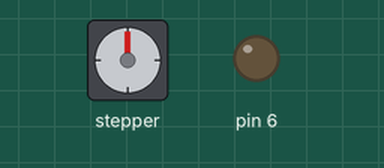
The sketch below on a simulated Arduino Mega 2560, built with avr-gcc and run on an emulated ATmega2560. On the bench: stepper motor, output pins drawn as LEDs (lit = HIGH). Wiring (inferred from the names in the program): stepper motor (2048 steps per turn assumed): coils pin 2, pin 4, pin 3, pin 5. Pins used as bus, display or sensor lines are not drawn.

Above: at 0.05 s.
Timing chart, 0 to 3.0 s (numbered marks = the images above):
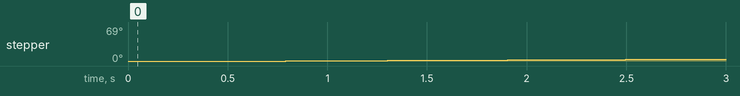

The sketch:

UnipolarTestPWMSine.ino
```cpp
/*
 *
 * This is the first attempt at driving a unipolar stepper motor using an
 * Arduino Mega and modified H-Bridge
 *
 * This versio uses pulse width modulation to introduce a form of microstepping
 * between the phases, with the aim of creating smoother phase transitions (avoiding
 * a "hiccup" during phase changes)
 *
 * This code is designed for a unipolar (4 lead) microstepper connected to
 * the following PWM pins:
 *
 * A1 = 2
 * A2 = 3
 * B1 = 4
 * B2 = 5
 */
//The pins to H-Bridge
const int pinA1 = 2;
const int pinA2 = 3;
const int pinB1 = 4;
const int pinB2 = 5;

//Array containing the current
const int phaseValues[] = {0, 40, 79, 116, 150, 180, 206, 227, 243, 252, 255};

 //20 normal phases per rotation, 255 steps per phase
const int delayTime = 10;

int valueA1 = 0;  //Between 0 and 10, index in phaseValues array
int valueA2 = 0;
int valueB1 = 0;
int valueB2 = 0;


void setup() {

  /*
   *  * Originally for the non microstepping code
  pinMode(2, OUTPUT);
  pinMode(3, OUTPUT);
  pinMode(4, OUTPUT);
  pinMode(5, OUTPUT);
  digitalWrite(2, LOW);
  digitalWrite(3, LOW);
  digitalWrite(4, LOW);
  digitalWrite(5, LOW);
  */

  //Default position for pins to avoid illegal motor state
  analogWrite(3, 255);
  analogWrite(4, 0);
  analogWrite(5, 0);
  analogWrite(6, 0);

}

void loop() {

  /*
  writeA1();
  delay(delayTime);
  writeB1();
  delay(delayTime);
  writeA2();
  delay(delayTime);
  writeB2();
  delay(delayTime);


  writeA1();
  delay(500);
  writeA2();
  delay(500);
  */

  for(int i = 0;i < 10;i++){
    decrementA1();
    incrementB1();
    delay(delayTime);
  }
  for(int i = 0;i < 10;i++){
    decrementB1();
    incrementA2();
    delay(delayTime);
  }
  for(int i = 0;i < 10;i++){
    decrementA2();
    incrementB2();
    delay(delayTime);
  }
  for(int i = 0;i < 10;i++){
    decrementB2();
    incrementA1();
    delay(delayTime);
  }
}

//Increase value of phase position 1
void incrementA1(){
  if(valueA1 < 10)valueA1++;
  analogWrite(pinA1, phaseValues[valueA1]);
}
//Increase value of phase position 1
void decrementA1(){
  if(valueA1 > 0)valueA1--;
  analogWrite(pinA1, phaseValues[valueA1]);
}

//Increase value of phase position 2
void incrementA2(){
  if(valueA2 < 10)valueA2++;
  analogWrite(pinA2, phaseValues[valueA2]);
}
//Increase value of phase position 2
void decrementA2(){
  if(valueA2 > 0)valueA2--;
  analogWrite(pinA2, phaseValues[valueA2]);
}

//Increase value of phase position 3
void incrementB1(){
  if(valueB1 < 10)valueB1++;
  analogWrite(pinB1, phaseValues[valueB1]);
}
//Increase value of phase position 3
void decrementB1(){
  if(valueB1 > 0)valueB1--;
  analogWrite(pinB1, phaseValues[valueB1]);
}

//Increase value of phase position 4
void incrementB2(){
  if(valueB2 < 10)valueB2++;
  analogWrite(pinB2, phaseValues[valueB2]);
}
//Increase value of phase position 4
void decrementB2(){
  if(valueB2 > 0)valueB2--;
  analogWrite(pinB2, phaseValues[valueB2]);
}


//Set to phase position 1
void writeA1(){

  analogWrite(2, 0);
  analogWrite(3, 0);
  analogWrite(4, 0);
  analogWrite(5, 0);
  delay(1);
  analogWrite(2, 255);
  analogWrite(3, 0);
  analogWrite(4, 0);
  analogWrite(5, 0);

}

//Set to phase position 2
void writeA2(){

  analogWrite(2, 0);
  analogWrite(3, 0);
  analogWrite(4, 0);
  analogWrite(5, 0);
  delay(1);
  analogWrite(2, 0);
  analogWrite(3, 255);
  analogWrite(4, 0);
  analogWrite(5, 0);

}

//Set to phase position 3
void writeB1(){

  analogWrite(2, 0);
  analogWrite(3, 0);
  analogWrite(4, 0);
  analogWrite(5, 0);
  delay(1);
  analogWrite(2, 0);
  analogWrite(3, 0);
  analogWrite(4, 255);
  analogWrite(5, 0);

}

//Set to phase position 4
void writeB2(){

  analogWrite(2, 0);
  analogWrite(3, 0);
  analogWrite(4, 0);
  analogWrite(5, 0);
  delay(1);
  analogWrite(2, 0);
  analogWrite(3, 0);
  analogWrite(4, 0);
  analogWrite(5, 255);

}
```
